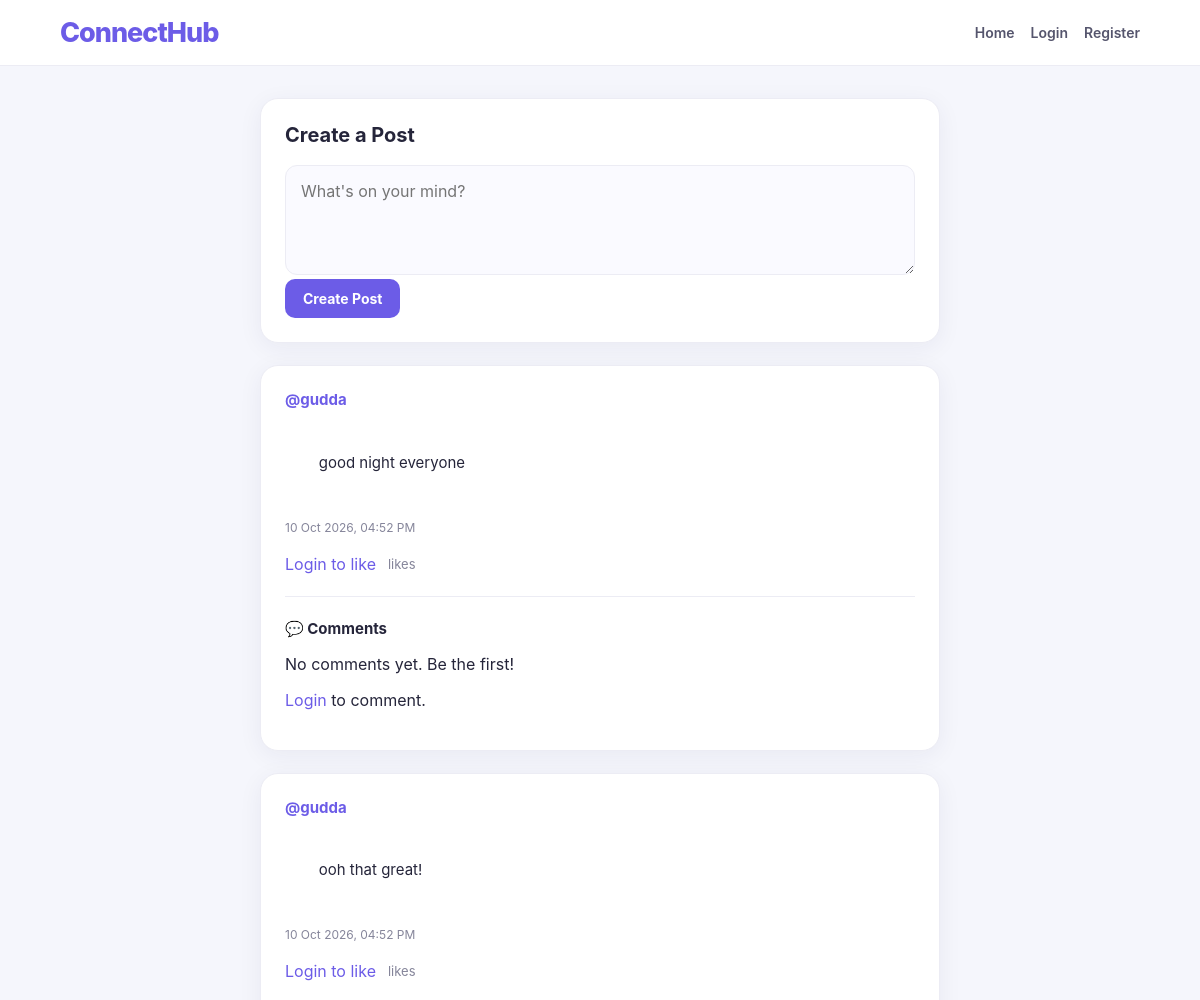
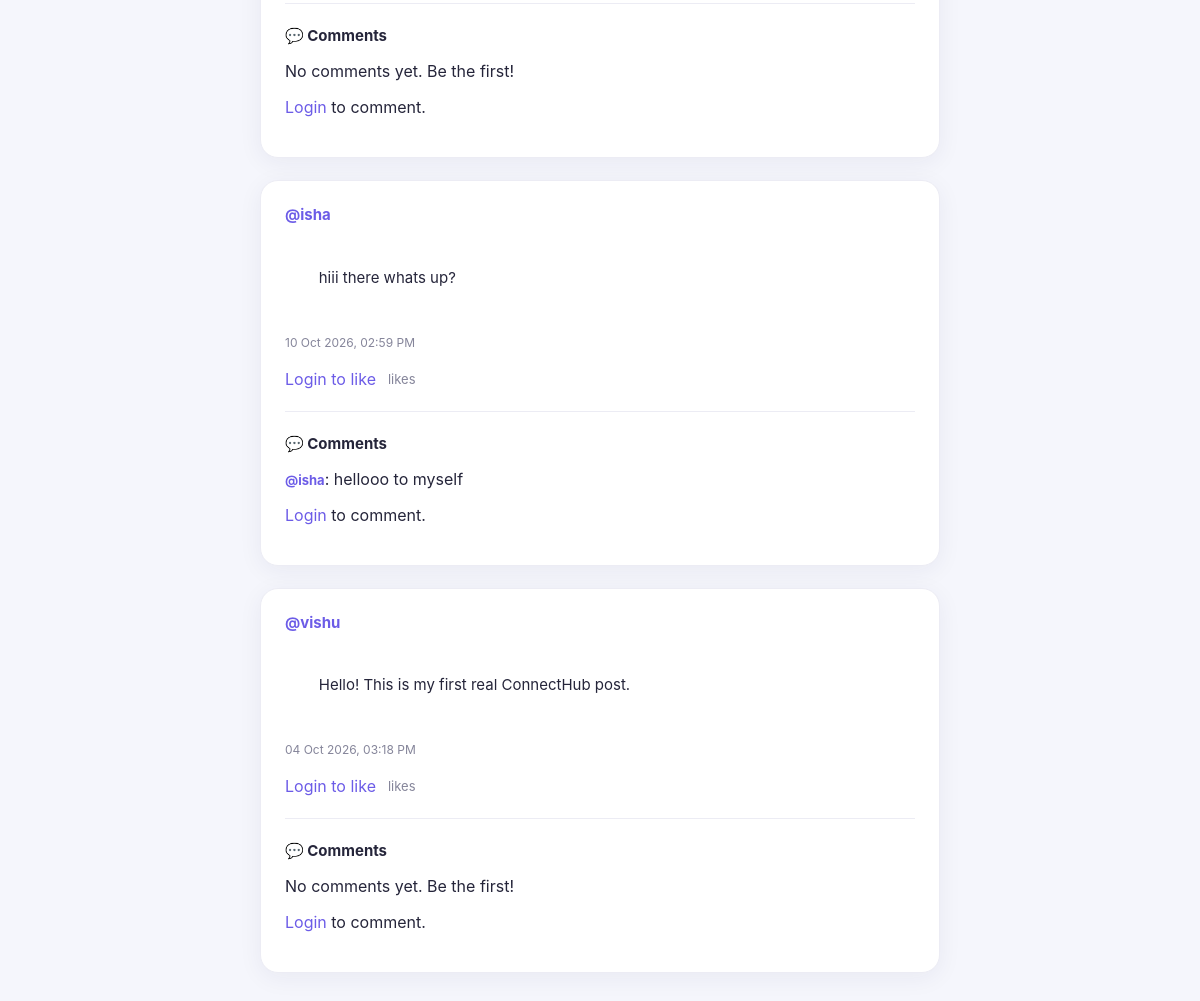
The page / on the database its author committed (2 pictures, top to bottom).
### social/models.py (models this page shows, shortened)
class Post(models.Model):
    user = models.ForeignKey(User, on_delete=models.CASCADE)
    content = models.TextField(blank=True)
    image = models.ImageField(
        upload_to='post_images/',
        blank=True,
        null=True
    )
    created_at = models.DateTimeField(auto_now_add=True)

class Comment(models.Model):
    user = models.ForeignKey(User, on_delete=models.CASCADE)
    post = models.ForeignKey(Post, on_delete=models.CASCADE)
    content = models.TextField()
    created_at = models.DateTimeField(auto_now_add=True)

### social/views.py (the view, shortened to what this page needs)
# urls.py: path('', views.home, name='home'),
def home(request):
    posts = Post.objects.all().order_by('-created_at')
    return render(
        request,
        'social/home.html',
        {'posts': posts}
    )

### social/templates/social/home.html (shortened to what this page needs)
<!DOCTYPE html>
<html lang="en">
<head>
</head>
<body>
    <div class="navbar">
    <h1>ConnectHub</h1>
    <div>
        <a href="{% url 'home' %}">Home</a>
        {% if user.is_authenticated %}
          <span>Hello, {{ user.username }} 👋</span>
        <a href="{% url 'profile' user.username %}">My Profile
        <a href="{% url 'notifications' %}">🔔 Notifications
        <a href="{% url 'search_users' %}">🔍 Search</a>
            <a href="{% url 'logout' %}">Logout</a>
        {% else %}
            <a href="{% url 'login' %}">Login</a>
            <a href="{% url 'register' %}">Register</a>
        {% endif %}
    </div>
</div>
    <div class="container">
        <div class="create-post">
    <h2>Create a Post</h2>
    <form method="POST">
        <textarea
            name="content"
            placeholder="What's on your mind?"
            required></textarea>
        <br>
        <button type="submit">Create Post</button>
    </form>
</div>
     {% for post in posts %}
<div class="post">
    <div class="post-user">
         <a href="{% url 'profile' post.user.username %}">
             @{{ post.user.username }}
         </a>
    </div>
    <div class="post-content">
        {{ post.content }}
    </div>
    <small>{{ post.created_at|date:"d M Y, h:i A" }}</small>
    <div class="post-actions">
        {% if user.is_authenticated %}
        <form method="POST"
              action="{% url 'like_post' post.id %}"
              style="display:inline;">
            {% csrf_token %}
            {% if user in post.likes.all %}
                <button type="submit">❤️ Unlike</button>
            {% else %}
                <button type="submit">🤍 Like</button>
            {% endif %}
        </form>
        {% else %}
        <a href="{% url 'login' %}">Login to like</a>
        {% endif %}
        <span>
            {{ post.likes.count }} likes
        </span>
    </div>
    <hr>
    <h4>💬 Comments</h4>
    {% for comment in post.comment_set.all %}
        <p>
            <strong>@{{ comment.user.username }}</strong>:
            {{ comment.content }}
        </p>
    {% empty %}
        <p>No comments yet. Be the first!</p>
    {% endfor %}
    {% if user.is_authenticated %}
    <form method="POST" enctype="multipart/form-data">
    {% csrf_token %}
    <textarea
        name="content"
        placeholder="What's on your mind?"
    ></textarea>
    <br><br>
    <label for="post-image">Add a photo:</label>
    <input
        type="file"
        id="post-image"
        name="image"
        accept="image/*"
    >
    <br>
    <button type="submit">Create Post</button>
</form>
    {% else %}
    <p>
        <a href="{% url 'login' %}">Login</a> to comment.
    </p>
    {% endif %}
</div>
{% empty %}
<div class="post">
    <p>No posts yet. Be the first to post! 🎉</p>
</div>
{% endfor %}
    </div>
</body>
</html>

### social/templates/social/home.html (style rules this page uses)
* { box-sizing: border-box; }
:root { --primary: #6c5ce7; --primary-dark: #5541d7; --background: #f5f6fc; --surface: #ffffff; --text: #25253a; --muted: #85859a; --border: #ececf4; --shadow: 0 5px 24px rgba(35, 30, 90, 0.06); }
body { margin: 0; font-family: Inter, "Segoe UI", Arial, sans-serif; background: var(--background); color: var(--text); }
a { text-decoration: none; }
.navbar { position: sticky; top: 0; z-index: 100; background: rgba(255, 255, 255, 0.96); backdrop-filter: blur(12px); border-bottom: 1px solid var(--border); padding: 16px 5%; display: flex; justify-content: space-between; align-items: center; gap: 20px; }
.navbar h1 { margin: 0; color: var(--primary); font-size: 27px; font-weight: 800; letter-spacing: -1px; }
.navbar > div { display: flex; align-items: center; justify-content: flex-end; flex-wrap: wrap; gap: 16px; }
.navbar a { color: #55556d; font-size: 14px; font-weight: 600; margin: 0; transition: color 0.2s ease; }
.container { width: 680px; max-width: 94%; margin: 32px auto; }
.create-post, .post { background: var(--surface); border: 1px solid var(--border); border-radius: 18px; padding: 24px; margin-bottom: 22px; box-shadow: var(--shadow); }
.create-post h2 { font-size: 20px; margin: 0 0 18px; }
.create-post textarea { width: 100%; min-height: 110px; padding: 15px; border: 1px solid var(--border); border-radius: 12px; background: #fafaff; color: var(--text); font: inherit; resize: vertical; outline: none; transition: border-color 0.2s, box-shadow 0.2s; }
button { font: inherit; }
.create-post button, .post-actions button, .post form button { border: none; border-radius: 10px; background: var(--primary); color: white; padding: 11px 18px; font-size: 14px; font-weight: 700; cursor: pointer; transition: background 0.2s, transform 0.2s; }
.post-user { font-size: 15px; font-weight: 750; margin-bottom: 15px; }
.post-user a { color: var(--primary); }
.post-content { font-size: 15px; line-height: 1.7; white-space: pre-wrap; overflow-wrap: anywhere; margin-bottom: 15px; }
.post small { color: var(--muted); font-size: 12px; }
.post-actions { display: flex; align-items: center; flex-wrap: wrap; gap: 12px; margin-top: 18px; }
.post-actions span { color: var(--muted); font-size: 13px; }
.post hr { border: none; border-top: 1px solid var(--border); margin: 22px 0; }
.post h4 { margin: 0 0 15px; font-size: 15px; }
.post p { overflow-wrap: anywhere; }
.post p strong { color: var(--primary); font-size: 13px; }
.post a { color: var(--primary); }

### rows shown on the page
Post: user.username "gudda", content "good night everyone", created_at "10 Oct 2026, 04:52 PM"
Post: user.username "gudda", content "ooh that great!", created_at "10 Oct 2026, 04:52 PM"
Post: user.username "isha", content "hiii there whats up?", created_at "10 Oct 2026, 02:59 PM"
Comment: user.username "isha", content "hellooo to myself"
Post: user.username "vishu", content "Hello! This is my first real ConnectHub post.", created_at "04 Oct 2026, 03:18 PM"
